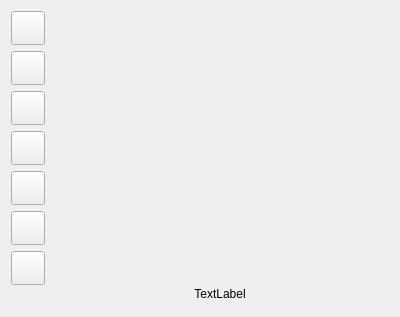
<?xml version="1.0" encoding="UTF-8"?>
<ui version="4.0">
 <class>ImageViewWidget</class>
 <widget class="QWidget" name="ImageViewWidget">
  <property name="geometry">
   <rect>
    <x>0</x>
    <y>0</y>
    <width>400</width>
    <height>317</height>
   </rect>
  </property>
  <property name="windowTitle">
   <string>Form</string>
  </property>
  <layout class="QHBoxLayout" name="horizontalLayout">
   <item>
    <layout class="QVBoxLayout" name="verticalLayout">
     <item>
      <widget class="QToolButton" name="tbtn_selectImageFIle">
       <property name="minimumSize">
        <size>
         <width>34</width>
         <height>34</height>
        </size>
       </property>
       <property name="text">
        <string/>
       </property>
       <property name="icon">
        <iconset resource="icons.qrc">
         <normaloff>:/tools/images/image.svg</normaloff>:/tools/images/image.svg</iconset>
       </property>
       <property name="iconSize">
        <size>
         <width>24</width>
         <height>24</height>
        </size>
       </property>
      </widget>
     </item>
     <item>
      <widget class="QToolButton" name="tbtn_select">
       <property name="minimumSize">
        <size>
         <width>34</width>
         <height>34</height>
        </size>
       </property>
       <property name="text">
        <string/>
       </property>
       <property name="icon">
        <iconset resource="icons.qrc">
         <normaloff>:/tools/images/Selection.svg</normaloff>:/tools/images/Selection.svg</iconset>
       </property>
       <property name="iconSize">
        <size>
         <width>24</width>
         <height>24</height>
        </size>
       </property>
      </widget>
     </item>
     <item>
      <widget class="QToolButton" name="tbtn_zoom">
       <property name="minimumSize">
        <size>
         <width>34</width>
         <height>34</height>
        </size>
       </property>
       <property name="text">
        <string/>
       </property>
       <property name="icon">
        <iconset resource="icons.qrc">
         <normaloff>:/tools/images/zoom-select.svg</normaloff>:/tools/images/zoom-select.svg</iconset>
       </property>
       <property name="iconSize">
        <size>
         <width>24</width>
         <height>24</height>
        </size>
       </property>
      </widget>
     </item>
     <item>
      <widget class="QToolButton" name="tbtn_drawLine">
       <property name="minimumSize">
        <size>
         <width>34</width>
         <height>34</height>
        </size>
       </property>
       <property name="text">
        <string/>
       </property>
       <property name="icon">
        <iconset resource="icons.qrc">
         <normaloff>:/tools/images/line.svg</normaloff>:/tools/images/line.svg</iconset>
       </property>
       <property name="iconSize">
        <size>
         <width>24</width>
         <height>24</height>
        </size>
       </property>
      </widget>
     </item>
     <item>
      <widget class="QToolButton" name="tbtn_drawRectangle">
       <property name="minimumSize">
        <size>
         <width>34</width>
         <height>34</height>
        </size>
       </property>
       <property name="text">
        <string/>
       </property>
       <property name="icon">
        <iconset resource="icons.qrc">
         <normaloff>:/tools/images/rectangle.svg</normaloff>:/tools/images/rectangle.svg</iconset>
       </property>
       <property name="iconSize">
        <size>
         <width>24</width>
         <height>24</height>
        </size>
       </property>
      </widget>
     </item>
     <item>
      <widget class="QToolButton" name="tbtn_drawPolygon">
       <property name="minimumSize">
        <size>
         <width>34</width>
         <height>34</height>
        </size>
       </property>
       <property name="text">
        <string/>
       </property>
       <property name="icon">
        <iconset resource="icons.qrc">
         <normaloff>:/tools/images/polygon.svg</normaloff>:/tools/images/polygon.svg</iconset>
       </property>
       <property name="iconSize">
        <size>
         <width>24</width>
         <height>24</height>
        </size>
       </property>
      </widget>
     </item>
     <item>
      <widget class="QToolButton" name="tbtn_freeDraw">
       <property name="minimumSize">
        <size>
         <width>34</width>
         <height>34</height>
        </size>
       </property>
       <property name="text">
        <string/>
       </property>
       <property name="icon">
        <iconset resource="icons.qrc">
         <normaloff>:/tools/images/brush.svg</normaloff>:/tools/images/brush.svg</iconset>
       </property>
       <property name="iconSize">
        <size>
         <width>24</width>
         <height>24</height>
        </size>
       </property>
      </widget>
     </item>
     <item>
      <spacer name="verticalSpacer">
       <property name="orientation">
        <enum>Qt::Vertical</enum>
       </property>
       <property name="sizeHint" stdset="0">
        <size>
         <width>20</width>
         <height>40</height>
        </size>
       </property>
      </spacer>
     </item>
    </layout>
   </item>
   <item>
    <layout class="QVBoxLayout" name="verticalLayout_2">
     <item>
      <widget class="QWidget" name="widget" native="true">
       <layout class="QGridLayout" name="gridLayout">
        <item row="0" column="0">
         <layout class="QVBoxLayout" name="lay_viewHost"/>
        </item>
       </layout>
      </widget>
     </item>
     <item>
      <widget class="QLabel" name="lab_info">
       <property name="maximumSize">
        <size>
         <width>16777215</width>
         <height>25</height>
        </size>
       </property>
       <property name="text">
        <string>TextLabel</string>
       </property>
       <property name="alignment">
        <set>Qt::AlignCenter</set>
       </property>
      </widget>
     </item>
    </layout>
   </item>
  </layout>
 </widget>
 <resources>
  <include location="icons.qrc"/>
 </resources>
 <connections/>
</ui>
